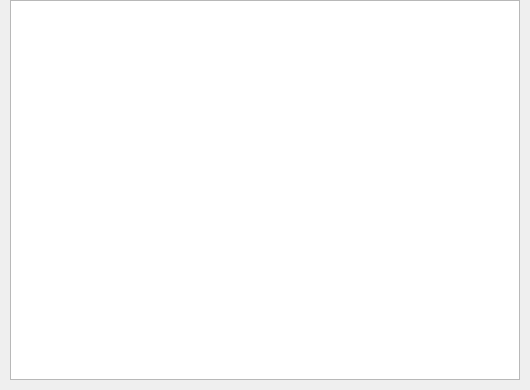
<?xml version="1.0" encoding="UTF-8"?>
<ui version="4.0">
 <class>QiliSubtitleLogger</class>
 <widget class="QDialog" name="QiliSubtitleLogger">
  <property name="geometry">
   <rect>
    <x>0</x>
    <y>0</y>
    <width>530</width>
    <height>390</height>
   </rect>
  </property>
  <property name="windowTitle">
   <string>Subtitle Logs</string>
  </property>
  <property name="windowIcon">
   <iconset resource="../Widgets/QiliWidgets.qrc">
    <normaloff>:/images/qili.png</normaloff>:/images/qili.png</iconset>
  </property>
  <layout class="QVBoxLayout" name="verticalLayout_2">
   <property name="spacing">
    <number>0</number>
   </property>
   <property name="leftMargin">
    <number>0</number>
   </property>
   <property name="topMargin">
    <number>0</number>
   </property>
   <property name="rightMargin">
    <number>0</number>
   </property>
   <property name="bottomMargin">
    <number>0</number>
   </property>
   <item>
    <widget class="QiliTitleBar" name="qiliTitleBar" native="true">
     <property name="text" stdset="0">
      <string>Subtitle Logs</string>
     </property>
    </widget>
   </item>
   <item>
    <layout class="QVBoxLayout" name="verticalLayout">
     <item>
      <layout class="QHBoxLayout" name="horizontalLayout">
       <item>
        <spacer name="horizontalSpacer">
         <property name="orientation">
          <enum>Qt::Horizontal</enum>
         </property>
         <property name="sizeType">
          <enum>QSizePolicy::Fixed</enum>
         </property>
         <property name="sizeHint" stdset="0">
          <size>
           <width>10</width>
           <height>20</height>
          </size>
         </property>
        </spacer>
       </item>
       <item>
        <widget class="QTextEdit" name="subtitles">
         <property name="lineWrapMode">
          <enum>QTextEdit::NoWrap</enum>
         </property>
         <property name="readOnly">
          <bool>true</bool>
         </property>
        </widget>
       </item>
       <item>
        <spacer name="horizontalSpacer_2">
         <property name="orientation">
          <enum>Qt::Horizontal</enum>
         </property>
         <property name="sizeType">
          <enum>QSizePolicy::Fixed</enum>
         </property>
         <property name="sizeHint" stdset="0">
          <size>
           <width>10</width>
           <height>20</height>
          </size>
         </property>
        </spacer>
       </item>
      </layout>
     </item>
     <item>
      <spacer name="verticalSpacer">
       <property name="orientation">
        <enum>Qt::Vertical</enum>
       </property>
       <property name="sizeType">
        <enum>QSizePolicy::Fixed</enum>
       </property>
       <property name="sizeHint" stdset="0">
        <size>
         <width>20</width>
         <height>10</height>
        </size>
       </property>
      </spacer>
     </item>
    </layout>
   </item>
  </layout>
 </widget>
 <customwidgets>
  <customwidget>
   <class>QiliTitleBar</class>
   <extends>QWidget</extends>
   <header>QiliTitleBar.h</header>
  </customwidget>
 </customwidgets>
 <resources>
  <include location="../Widgets/QiliWidgets.qrc"/>
 </resources>
 <connections>
  <connection>
   <sender>qiliTitleBar</sender>
   <signal>closing()</signal>
   <receiver>QiliSubtitleLogger</receiver>
   <slot>close()</slot>
   <hints>
    <hint type="sourcelabel">
     <x>557</x>
     <y>23</y>
    </hint>
    <hint type="destinationlabel">
     <x>545</x>
     <y>421</y>
    </hint>
   </hints>
  </connection>
 </connections>
</ui>
